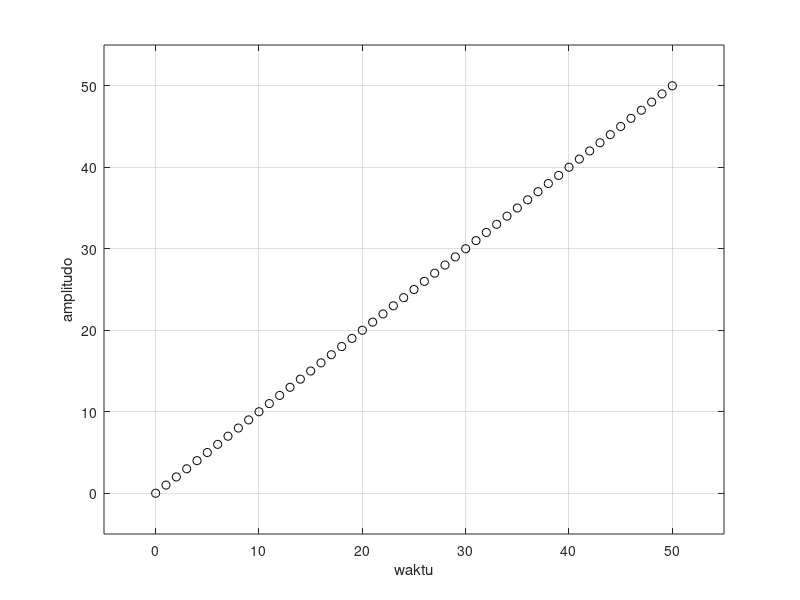

This chart was generated by the following MATLAB code:
% Menampilkan sinyal Unit Ramp
n =0:50;
r = n;
plot(n,r,'ko'),grid;
xlabel ('waktu'), ylabel('amplitudo');
axis([-5 55 -5 55])
